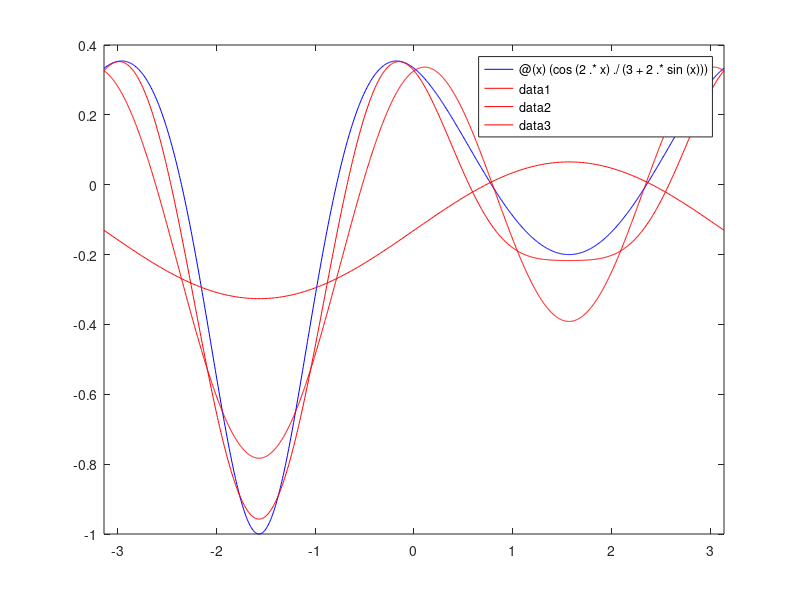

Reproduce this figure in MATLAB.
clc;
clear;
format long;

#************************************************#
function retval = simpson (f, a, b)

  retval = ((b-a)/6) * (f(a) + 4*f((a+b)/2) + f(b));

end%function

#************************************************#
function retval = simpson_composite (f, a, b)

  h = (b - a) / 6;
  x = a : h : b;
  sum = 0;
  
  for i = 1:length(x)
    if i == 1 || i == length(x)
      sum = sum + f(x(i));
    elseif rem(i, 2) == 0
      sum = sum + (4 * f(x(i)));
    else
      sum = sum + (2 * f(x(i)));
    end%if
  end%for
  retval  = (h/3) * sum;
  
end%function

#************************************************#
function coef = fourier_coeficients (f, a, b, n)
% Calculates the coeficients of a fourier series    
   coef = 1: (2.*n +1);
   coef(1) = 1/pi .* integral(f,a,b);
   pntr = 2;
   
   for i = 1:n   
        fcos = @(x) ( f(x).* (cos(i.*x)));
        coef(pntr) = 1/pi .* integral(fcos,a,b);
        pntr = pntr +1;
    
        fsin = @(x) ( f(x).* (sin(i.*x)));
        coef(pntr) = 1/pi .* integral(fsin,a,b);
        pntr = pntr +1;
   end%for
 end%function
 
#************************************************#
function y = fourier_function (x, c, n)
% Creates an approximate fourier function from
% c - the array of coeficients in the form a0, a1, b1, a2, b2, ... an, bn    
% n - the degree of the fourier series where:  n <= length c/2 -1    
    
    y = c(1);
    degree = 1;
    for i = 2: 2: n.*2
      y = y + (c(i).*cos((degree).*x)) + (c(i+1).*sin((degree).*x));
      degree = degree + 1;
    end%for
end%function

#************************************************#
function e = error (f, a, b, n)
% Calculates the error between f(x) and the approximation of f(x) by degree n
% f  - the function being approximated
% x - the value for which to approximate
% n - the degree of the fourier series
    
    c = fourier_coeficients (f, a, b, n);  
    sigma = 0;
    for i = 2:length(c)
      sigma = sigma + c(i).^2;
    endfor
    e = pi.*sigma;
    
end%function
#************************************************#

fprintf("\n**********************************************\n");
fprintf("\nAssignment 3 - 6252320 - Leon Debnath\n");
fprintf("\n**********************************************\n");
fprintf("\nPart 1:  Approximate the Integral of f(x) by Simpson's rule\n\n");
f = @(x) 1 ./ (1 + x .^ 2)
a = 1;
b = 2;
matlab_method = integral(f,a,b)
simple_simpson = simpson(f,a,b)
composite_simpson = simpson_composite(f,a,b)

fprintf("\n**********************************************\n");
fprintf("\nPart 2:  Approximate g(x) by a Fourier sum to degree 6\n\n");
g = @(x) (cos (2 .* x) ./ (3 + 2 .* sin (x)))
c = fourier_coeficients(g,-pi,pi,6)
fprintf("\nIn this array, a0 is the first term, with ai and bi alternating subsequently\n\n");


fprintf("\n**********************************************\n");
fprintf("\nPart 3: Plot f(x) for degree 1, 2, and 3\n\n");

f1 = @(x) fourier_function(x, c, 1);
f2 = @(x) fourier_function(x, c, 2);
f3 = @(x) fourier_function(x, c, 3);

fplot(g,[-pi,pi], 'b')
hold on;
fplot(f1,[-pi,pi], 'r')
fplot(f2,[-pi,pi], 'r')
fplot(f3,[-pi,pi], 'r')
hold off;

fprintf("\n**********************************************\n");
fprintf("\nPart 4: Calculate the approximation error for degree 1 - 6\n\n");
for i = 1:6
  error(g,-pi,pi,i)
end%for
  
  
  